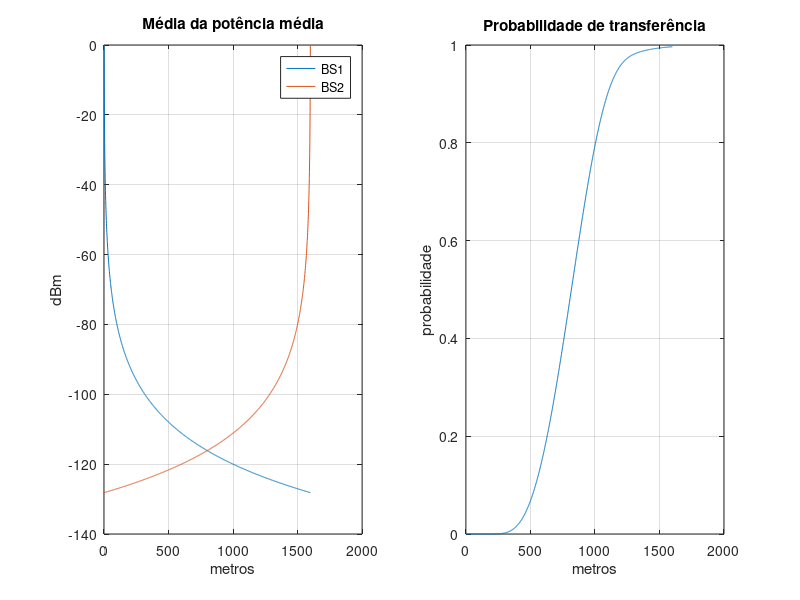

MATLAB code to generate this figure:
clear all;
close all;
clc;

% Questão 4.25 página 121, Rappaport

Po = 0;             % Potencia recebida na distância d0
n = 4;              % Expoente de perda
d0 = 1;
desvio_padrao = 6;
P_r_min = -118;
P_r_Ho = -112;

d2 = [1600:-1:0];   % Distância até a segunda antena
d1 = 1600-d2;       % Distância até a primeira antena

mx1 = Po - 10*n*log10(d1/d0);   % Média da Potência média da área local (primeira antena) (dB)
mx2 = Po - 10*n*log10(d2/d0);   % Média da Potência média da área local (segunda antena)

Pr_P_r_Ho = qfunc((mx1 - P_r_Ho)/desvio_padrao); 
Pr_P_r_min = qfunc((P_r_min - mx2)/desvio_padrao);

Pr_transferencia = Pr_P_r_Ho.*Pr_P_r_min; % Probabilidade de que ocorra uma transferência


subplot(121)
plot(d1, mx1); hold on; grid on;
plot(d1, mx2);
hold off;
title('Média da potência média')
legend('BS1', 'BS2')
ylabel('dBm')
xlabel('metros')

% Letra A
subplot(122)
plot(d1, Pr_transferencia);
grid on
title('Probabilidade de transferência')
ylabel('probabilidade')
xlabel('metros')

% Letra B
% d = 1005 metros